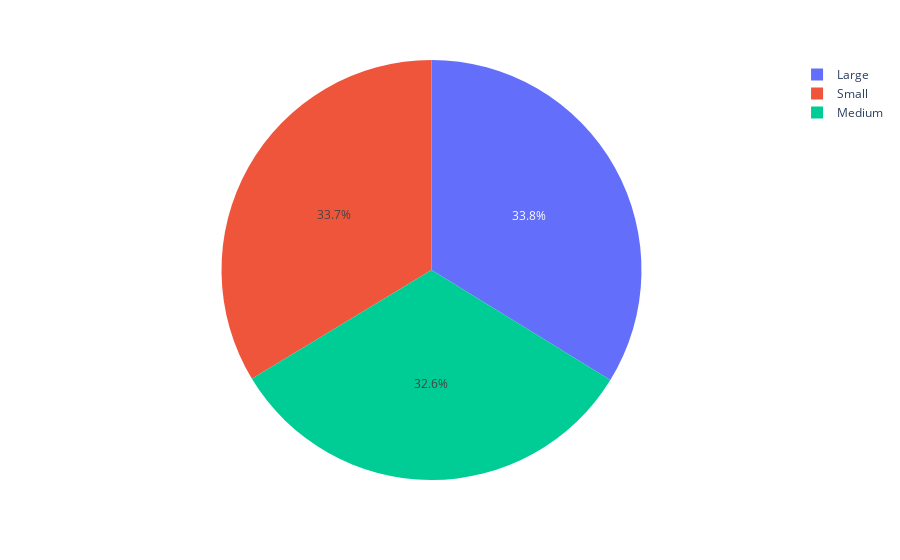

Write notebook code for a chart like this one.
### Markdown cell above
## 4.2 Analise Bivariada

### Code cell
#InStore wifi - Corresponde ao número de roteador? Validar essa hipótese comparando com o tamanho da loja.
#Também pode ser a qualidade do wifi, se for então deverá ter muitos dados dispersos.
import plotly.express as px
cols = ["store_size","instore_wifi"]
df_aux = df4.loc[:,cols].groupby("store_size").mean().reset_index()
fig = px.pie(df_aux, values = "instore_wifi", names ="store_size")
fig

### Figure 1 — Plotly figure (JSON) as saved in the notebook; plotly's stock layout.template omitted (floating-point values rounded to 4 significant figures)
{"data": [{"domain": {"x": [0, 1], "y": [0, 1]}, "hovertemplate": "store_size=%{label}<br>instore_wifi=%{value}<extra></extra>", "labels": ["Large", "Medium", "Small"], "legendgroup": "", "name": "", "showlegend": true, "type": "pie", "values": [2.776, 2.676, 2.767]}], "layout": {"legend": {"tracegroupgap": 0}, "margin": {"t": 60}}}
